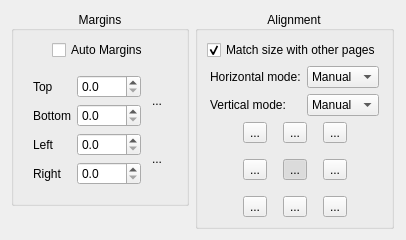
         <widget class="QWidget" name="scrollAreaWidgetContents_6">
          <property name="geometry">
           <rect>
            <x>0</x>
            <y>0</y>
            <width>406</width>
            <height>237</height>
           </rect>
          </property>
          <layout class="QGridLayout" name="gridLayout_10">
           <item row="1" column="0">
            <spacer name="horizontalSpacer_27">
             <property name="orientation">
              <enum>Qt::Horizontal</enum>
             </property>
             <property name="sizeHint" stdset="0">
              <size>
               <width>1</width>
               <height>1</height>
              </size>
             </property>
            </spacer>
           </item>
           <item row="1" column="1">
            <layout class="QVBoxLayout" name="verticalLayout_15">
             <item>
              <widget class="QGroupBox" name="marginsGroup">
               <property name="title">
                <string>Margins</string>
               </property>
               <property name="alignment">
                <set>Qt::AlignCenter</set>
               </property>
               <layout class="QVBoxLayout" name="verticalLayout_14">
                <item>
                 <layout class="QHBoxLayout" name="horizontalLayout_8">
                  <item>
                   <spacer name="horizontalSpacer_21">
                    <property name="orientation">
                     <enum>Qt::Horizontal</enum>
                    </property>
                    <property name="sizeHint" stdset="0">
                     <size>
                      <width>1</width>
                      <height>1</height>
                     </size>
                    </property>
                   </spacer>
                  </item>
                  <item>
                   <widget class="QCheckBox" name="autoMargins">
                    <property name="text">
                     <string>Auto Margins</string>
                    </property>
                    <property name="checked">
                     <bool>false</bool>
                    </property>
                   </widget>
                  </item>
                  <item>
                   <spacer name="horizontalSpacer_22">
                    <property name="orientation">
                     <enum>Qt::Horizontal</enum>
                    </property>
                    <property name="sizeHint" stdset="0">
                     <size>
                      <width>1</width>
                      <height>1</height>
                     </size>
                    </property>
                   </spacer>
                  </item>
                 </layout>
                </item>
                <item>
                 <widget class="QWidget" name="marginsWidget" native="true">
                  <layout class="QHBoxLayout" name="horizontalLayout_9">
                   <item>
                    <spacer name="horizontalSpacer_23">
                     <property name="orientation">
                      <enum>Qt::Horizontal</enum>
                     </property>
                     <property name="sizeHint" stdset="0">
                      <size>
                       <width>1</width>
                       <height>1</height>
                      </size>
                     </property>
                    </spacer>
                   </item>
                   <item>
                    <layout class="QGridLayout" name="gridLayout_9">
                     <item row="0" column="2" rowspan="2">
                      <widget class="QToolButton" name="topBottomLink">
                       <property name="minimumSize">
                        <size>
                         <width>20</width>
                         <height>36</height>
                        </size>
                       </property>
                       <property name="maximumSize">
                        <size>
                         <width>20</width>
                         <height>36</height>
                        </size>
                       </property>
                       <property name="styleSheet">
                        <string notr="true">QToolButton:!hover {
  padding: 0;
  border: none;
  background-color: transparent;
}

QToolButton:hover {
  padding: 0;
  border: 1px solid palette(highlight);
  background-color: palette(base);
}

QToolButton:pressed {
  padding: 0;
  border: 1px solid palette(highlight);
  background-color: palette(alternative-base);
}</string>
                       </property>
                       <property name="text">
                        <string>...</string>
                       </property>
                       <property name="icon">
                        <iconset resource="../resources/resources.qrc">
                         <normaloff>:/icons/stock-vchain.svg</normaloff>:/icons/stock-vchain.svg</iconset>
                       </property>
                       <property name="iconSize">
                        <size>
                         <width>18</width>
                         <height>24</height>
                        </size>
                       </property>
                       <property name="toolTip">
                        <string>Link the top and bottom margin values.</string>
                       </property>
                      </widget>
                     </item>
                     <item row="0" column="0">
                      <widget class="QLabel" name="label_3">
                       <property name="text">
                        <string>Top</string>
                       </property>
                      </widget>
                     </item>
                     <item row="3" column="0">
                      <widget class="QLabel" name="label_4">
                       <property name="text">
                        <string>Right</string>
                       </property>
                      </widget>
                     </item>
                     <item row="2" column="0">
                      <widget class="QLabel" name="label_5">
                       <property name="text">
                        <string>Left</string>
                       </property>
                      </widget>
                     </item>
                     <item row="2" column="2" rowspan="2">
                      <widget class="QToolButton" name="leftRightLink">
                       <property name="minimumSize">
                        <size>
                         <width>20</width>
                         <height>36</height>
                        </size>
                       </property>
                       <property name="maximumSize">
                        <size>
                         <width>20</width>
                         <height>36</height>
                        </size>
                       </property>
                       <property name="styleSheet">
                        <string notr="true">QToolButton:!hover {
  padding: 0;
  border: none;
  background-color: transparent;
}

QToolButton:hover {
  padding: 0;
  border: 1px solid palette(highlight);
  background-color: palette(base);
}

QToolButton:pressed {
  padding: 0;
  border: 1px solid palette(highlight);
  background-color: palette(alternative-base);
}</string>
                       </property>
                       <property name="text">
                        <string>...</string>
                       </property>
                       <property name="icon">
                        <iconset resource="../resources/resources.qrc">
                         <normaloff>:/icons/stock-vchain.svg</normaloff>:/icons/stock-vchain.svg</iconset>
                       </property>
                       <property name="iconSize">
                        <size>
                         <width>18</width>
                         <height>24</height>
                        </size>
                       </property>
                       <property name="checked">
                        <bool>false</bool>
                       </property>
                       <property name="toolTip">
                        <string>Link the left and right margin values.</string>
                       </property>
                      </widget>
                     </item>
                     <item row="3" column="1">
                      <widget class="QDoubleSpinBox" name="rightMarginSpinBox">
                       <property name="decimals">
                        <number>1</number>
                       </property>
                       <property name="maximum">
                        <double>9999.000000000000000</double>
                       </property>
                      </widget>
                     </item>
                     <item row="1" column="1">
                      <widget class="QDoubleSpinBox" name="bottomMarginSpinBox">
                       <property name="decimals">
                        <number>1</number>
                       </property>
                       <property name="maximum">
                        <double>9999.000000000000000</double>
                       </property>
                      </widget>
                     </item>
                     <item row="0" column="1">
                      <widget class="QDoubleSpinBox" name="topMarginSpinBox">
                       <property name="decimals">
                        <number>1</number>
                       </property>
                       <property name="maximum">
                        <double>9999.000000000000000</double>
                       </property>
                      </widget>
                     </item>
                     <item row="1" column="0">
                      <widget class="QLabel" name="label_6">
                       <property name="text">
                        <string>Bottom</string>
                       </property>
                      </widget>
                     </item>
                     <item row="2" column="1">
                      <widget class="QDoubleSpinBox" name="leftMarginSpinBox">
                       <property name="decimals">
                        <number>1</number>
                       </property>
                       <property name="maximum">
                        <double>9999.000000000000000</double>
                       </property>
                      </widget>
                     </item>
                    </layout>
                   </item>
                   <item>
                    <spacer name="horizontalSpacer_24">
                     <property name="orientation">
                      <enum>Qt::Horizontal</enum>
                     </property>
                     <property name="sizeType">
                      <enum>QSizePolicy::Expanding</enum>
                     </property>
                     <property name="sizeHint" stdset="0">
                      <size>
                       <width>1</width>
                       <height>1</height>
                      </size>
                     </property>
                    </spacer>
                   </item>
                  </layout>
                 </widget>
                </item>
               </layout>
              </widget>
             </item>
             <item>
              <spacer name="verticalSpacer_13">
               <property name="orientation">
                <enum>Qt::Vertical</enum>
               </property>
               <property name="sizeHint" stdset="0">
                <size>
                 <width>20</width>
                 <height>40</height>
                </size>
               </property>
              </spacer>
             </item>
            </layout>
           </item>
           <item row="1" column="3">
            <spacer name="horizontalSpacer_28">
             <property name="orientation">
              <enum>Qt::Horizontal</enum>
             </property>
             <property name="sizeHint" stdset="0">
              <size>
               <width>1</width>
               <height>1</height>
              </size>
             </property>
            </spacer>
           </item>
           <item row="2" column="1" colspan="2">
            <spacer name="verticalSpacer_10">
             <property name="orientation">
              <enum>Qt::Vertical</enum>
             </property>
             <property name="sizeHint" stdset="0">
              <size>
               <width>1</width>
               <height>1</height>
              </size>
             </property>
            </spacer>
           </item>
           <item row="0" column="1" colspan="2">
            <spacer name="verticalSpacer_9">
             <property name="orientation">
              <enum>Qt::Vertical</enum>
             </property>
             <property name="sizeHint" stdset="0">
              <size>
               <width>1</width>
               <height>1</height>
              </size>
             </property>
            </spacer>
           </item>
           <item row="1" column="2">
            <widget class="QGroupBox" name="alignmentGroup">
             <property name="title">
              <string>Alignment</string>
             </property>
             <property name="alignment">
              <set>Qt::AlignCenter</set>
             </property>
             <layout class="QVBoxLayout" name="verticalLayout_12">
              <item>
               <layout class="QHBoxLayout" name="horizontalLayout_26">
                <item>
                 <spacer name="horizontalSpacer_15">
                  <property name="orientation">
                   <enum>Qt::Horizontal</enum>
                  </property>
                  <property name="sizeHint" stdset="0">
                   <size>
                    <width>1</width>
                    <height>1</height>
                   </size>
                  </property>
                 </spacer>
                </item>
                <item>
                 <widget class="QCheckBox" name="alignWithOthersCB">
                  <property name="text">
                   <string>Match size with other pages</string>
                  </property>
                  <property name="checked">
                   <bool>true</bool>
                  </property>
                  <property name="toolTip">
                   <string>Match this page size to the other selected pages.</string>
                  </property>
                 </widget>
                </item>
                <item>
                 <spacer name="horizontalSpacer_16">
                  <property name="orientation">
                   <enum>Qt::Horizontal</enum>
                  </property>
                  <property name="sizeHint" stdset="0">
                   <size>
                    <width>1</width>
                    <height>1</height>
                   </size>
                  </property>
                 </spacer>
                </item>
               </layout>
              </item>
              <item>
               <layout class="QHBoxLayout" name="horizontalLayout_20">
                <item>
                 <spacer name="horizontalSpacer_74">
                  <property name="orientation">
                   <enum>Qt::Horizontal</enum>
                  </property>
                  <property name="sizeHint" stdset="0">
                   <size>
                    <width>1</width>
                    <height>1</height>
                   </size>
                  </property>
                 </spacer>
                </item>
                <item>
                 <layout class="QGridLayout" name="gridLayout_15">
                  <item row="0" column="0">
                   <widget class="QLabel" name="hAlignmentModeLabel">
                    <property name="text">
                     <string>Horizontal mode:</string>
                    </property>
                   </widget>
                  </item>
                  <item row="1" column="0">
                   <widget class="QLabel" name="vAlignmentModeLabel">
                    <property name="text">
                     <string>Vertical mode:</string>
                    </property>
                   </widget>
                  </item>
                  <item row="0" column="1">
                   <widget class="QComboBox" name="hAlignmentModeCB">
                    <property name="currentIndex">
                     <number>1</number>
                    </property>
                    <item>
                     <property name="text">
                      <string comment="auto">Auto</string>
                     </property>
                    </item>
                    <item>
                     <property name="text">
                      <string comment="manual">Manual</string>
                     </property>
                    </item>
                    <item>
                     <property name="text">
                      <string comment="original">Original</string>
                     </property>
                    </item>
                    <property name="toolTip">
                     <string>Choose h alignment mode.</string>
                    </property>
                   </widget>
                  </item>
                  <item row="1" column="1">
                   <widget class="QComboBox" name="vAlignmentModeCB">
                    <property name="currentIndex">
                     <number>1</number>
                    </property>
                    <item>
                     <property name="text">
                      <string comment="auto">Auto</string>
                     </property>
                    </item>
                    <item>
                     <property name="text">
                      <string comment="manual">Manual</string>
                     </property>
                    </item>
                    <item>
                     <property name="text">
                      <string comment="original">Original</string>
                     </property>
                    </item>
                    <property name="toolTip">
                     <string>Choose v alignment mode.</string>
                    </property>
                   </widget>
                  </item>
                 </layout>
                </item>
                <item>
                 <spacer name="horizontalSpacer_75">
                  <property name="orientation">
                   <enum>Qt::Horizontal</enum>
                  </property>
                  <property name="sizeHint" stdset="0">
                   <size>
                    <width>1</width>
                    <height>1</height>
                   </size>
                  </property>
                 </spacer>
                </item>
               </layout>
              </item>
              <item>
               <layout class="QHBoxLayout" name="horizontalLayout_5">
                <item>
                 <spacer name="horizontalSpacer_17">
                  <property name="orientation">
                   <enum>Qt::Horizontal</enum>
                  </property>
                  <property name="sizeHint" stdset="0">
                   <size>
                    <width>1</width>
                    <height>1</height>
                   </size>
                  </property>
                 </spacer>
                </item>
                <item>
                 <layout class="QGridLayout" name="gridLayout_8">
                  <property name="spacing">
                   <number>16</number>
                  </property>
                  <item row="0" column="0">
                   <widget class="QToolButton" name="alignTopLeftBtn">
                    <property name="text">
                     <string>...</string>
                    </property>
                    <property name="icon">
                     <iconset resource="../resources/resources.qrc">
                      <normaloff>:/icons/stock-gravity-north-west.svg</normaloff>:/icons/stock-gravity-north-west.svg</iconset>
                    </property>
                    <property name="iconSize">
                     <size>
                      <width>24</width>
                      <height>24</height>
                     </size>
                    </property>
                    <property name="checkable">
                     <bool>true</bool>
                    </property>
                    <property name="autoExclusive">
                     <bool>true</bool>
                    </property>
                    <property name="toolTip">
                     <string>Click to align top left.</string>
                    </property>
                   </widget>
                  </item>
                  <item row="0" column="1">
                   <widget class="QToolButton" name="alignTopBtn">
                    <property name="text">
                     <string>...</string>
                    </property>
                    <property name="icon">
                     <iconset resource="../resources/resources.qrc">
                      <normaloff>:/icons/stock-gravity-north.svg</normaloff>:/icons/stock-gravity-north.svg</iconset>
                    </property>
                    <property name="iconSize">
                     <size>
                      <width>24</width>
                      <height>24</height>
                     </size>
                    </property>
                    <property name="checkable">
                     <bool>true</bool>
                    </property>
                    <property name="autoExclusive">
                     <bool>true</bool>
                    </property>
                    <property name="toolTip">
                     <string>Click to align top.</string>
                    </property>
                   </widget>
                  </item>
                  <item row="0" column="2">
                   <widget class="QToolButton" name="alignTopRightBtn">
                    <property name="text">
                     <string>...</string>
                    </property>
                    <property name="icon">
                     <iconset resource="../resources/resources.qrc">
                      <normaloff>:/icons/stock-gravity-north-east.svg</normaloff>:/icons/stock-gravity-north-east.svg</iconset>
                    </property>
                    <property name="iconSize">
                     <size>
                      <width>24</width>
                      <height>24</height>
                     </size>
                    </property>
                    <property name="checkable">
                     <bool>true</bool>
                    </property>
                    <property name="autoExclusive">
                     <bool>true</bool>
                    </property>
                    <property name="toolTip">
                     <string>Click to align top right.</string>
                    </property>
                   </widget>
                  </item>
                  <item row="1" column="0">
                   <widget class="QToolButton" name="alignLeftBtn">
                    <property name="text">
                     <string>...</string>
                    </property>
                    <property name="icon">
                     <iconset resource="../resources/resources.qrc">
                      <normaloff>:/icons/stock-gravity-west.svg</normaloff>:/icons/stock-gravity-west.svg</iconset>
                    </property>
                    <property name="iconSize">
                     <size>
                      <width>24</width>
                      <height>24</height>
                     </size>
                    </property>
                    <property name="checkable">
                     <bool>true</bool>
                    </property>
                    <property name="autoExclusive">
                     <bool>true</bool>
                    </property>
                    <property name="toolTip">
                     <string>Click to align left.</string>
                    </property>
                   </widget>
                  </item>
                  <item row="1" column="1">
                   <widget class="QToolButton" name="alignCenterBtn">
                    <property name="text">
                     <string>...</string>
                    </property>
                    <property name="icon">
                     <iconset resource="../resources/resources.qrc">
                      <normaloff>:/icons/stock-center.svg</normaloff>:/icons/stock-center.svg</iconset>
                    </property>
                    <property name="iconSize">
                     <size>
                      <width>24</width>
                      <height>24</height>
                     </size>
                    </property>
                    <property name="checkable">
                     <bool>true</bool>
                    </property>
                    <property name="checked">
                     <bool>true</bool>
                    </property>
                    <property name="autoExclusive">
                     <bool>true</bool>
                    </property>
                    <property name="toolTip">
                     <string>Click to align center.</string>
                    </property>
                   </widget>
                  </item>
                  <item row="1" column="2">
                   <widget class="QToolButton" name="alignRightBtn">
                    <property name="text">
                     <string>...</string>
                    </property>
                    <property name="icon">
                     <iconset resource="../resources/resources.qrc">
                      <normaloff>:/icons/stock-gravity-east.svg</normaloff>:/icons/stock-gravity-east.svg</iconset>
                    </property>
                    <property name="iconSize">
                     <size>
                      <width>24</width>
                      <height>24</height>
                     </size>
                    </property>
                    <property name="checkable">
                     <bool>true</bool>
                    </property>
                    <property name="autoExclusive">
                     <bool>true</bool>
                    </property>
                    <property name="toolTip">
                     <string>Click to align right.</string>
                    </property>
                   </widget>
                  </item>
                  <item row="2" column="0">
                   <widget class="QToolButton" name="alignBottomLeftBtn">
                    <property name="text">
                     <string>...</string>
                    </property>
                    <property name="icon">
                     <iconset resource="../resources/resources.qrc">
                      <normaloff>:/icons/stock-gravity-south-west.svg</normaloff>:/icons/stock-gravity-south-west.svg</iconset>
                    </property>
                    <property name="iconSize">
                     <size>
                      <width>24</width>
                      <height>24</height>
                     </size>
                    </property>
                    <property name="checkable">
                     <bool>true</bool>
                    </property>
                    <property name="autoExclusive">
                     <bool>true</bool>
                    </property>
                    <property name="toolTip">
                     <string>Click to align bottom left.</string>
                    </property>
                   </widget>
                  </item>
                  <item row="2" column="1">
                   <widget class="QToolButton" name="alignBottomBtn">
                    <property name="text">
                     <string>...</string>
                    </property>
                    <property name="icon">
                     <iconset resource="../resources/resources.qrc">
                      <normaloff>:/icons/stock-gravity-south.svg</normaloff>:/icons/stock-gravity-south.svg</iconset>
                    </property>
                    <property name="iconSize">
                     <size>
                      <width>24</width>
                      <height>24</height>
                     </size>
                    </property>
                    <property name="checkable">
                     <bool>true</bool>
                    </property>
                    <property name="autoExclusive">
                     <bool>true</bool>
                    </property>
                    <property name="toolTip">
                     <string>Click to align bottom.</string>
                    </property>
                   </widget>
                  </item>
                  <item row="2" column="2">
                   <widget class="QToolButton" name="alignBottomRightBtn">
                    <property name="text">
                     <string>...</string>
                    </property>
                    <property name="icon">
                     <iconset resource="../resources/resources.qrc">
                      <normaloff>:/icons/stock-gravity-south-east.svg</normaloff>:/icons/stock-gravity-south-east.svg</iconset>
                    </property>
                    <property name="iconSize">
                     <size>
                      <width>24</width>
                      <height>24</height>
                     </size>
                    </property>
                    <property name="checkable">
                     <bool>true</bool>
                    </property>
                    <property name="autoExclusive">
                     <bool>true</bool>
                    </property>
                    <property name="toolTip">
                     <string>Click to align bottom right.</string>
                    </property>
                   </widget>
                  </item>
                 </layout>
                </item>
                <item>
                 <spacer name="horizontalSpacer_18">
                  <property name="orientation">
                   <enum>Qt::Horizontal</enum>
                  </property>
                  <property name="sizeHint" stdset="0">
                   <size>
                    <width>1</width>
                    <height>1</height>
                   </size>
                  </property>
                 </spacer>
                </item>
               </layout>
              </item>
             </layout>
            </widget>
           </item>
          </layout>
         </widget>
